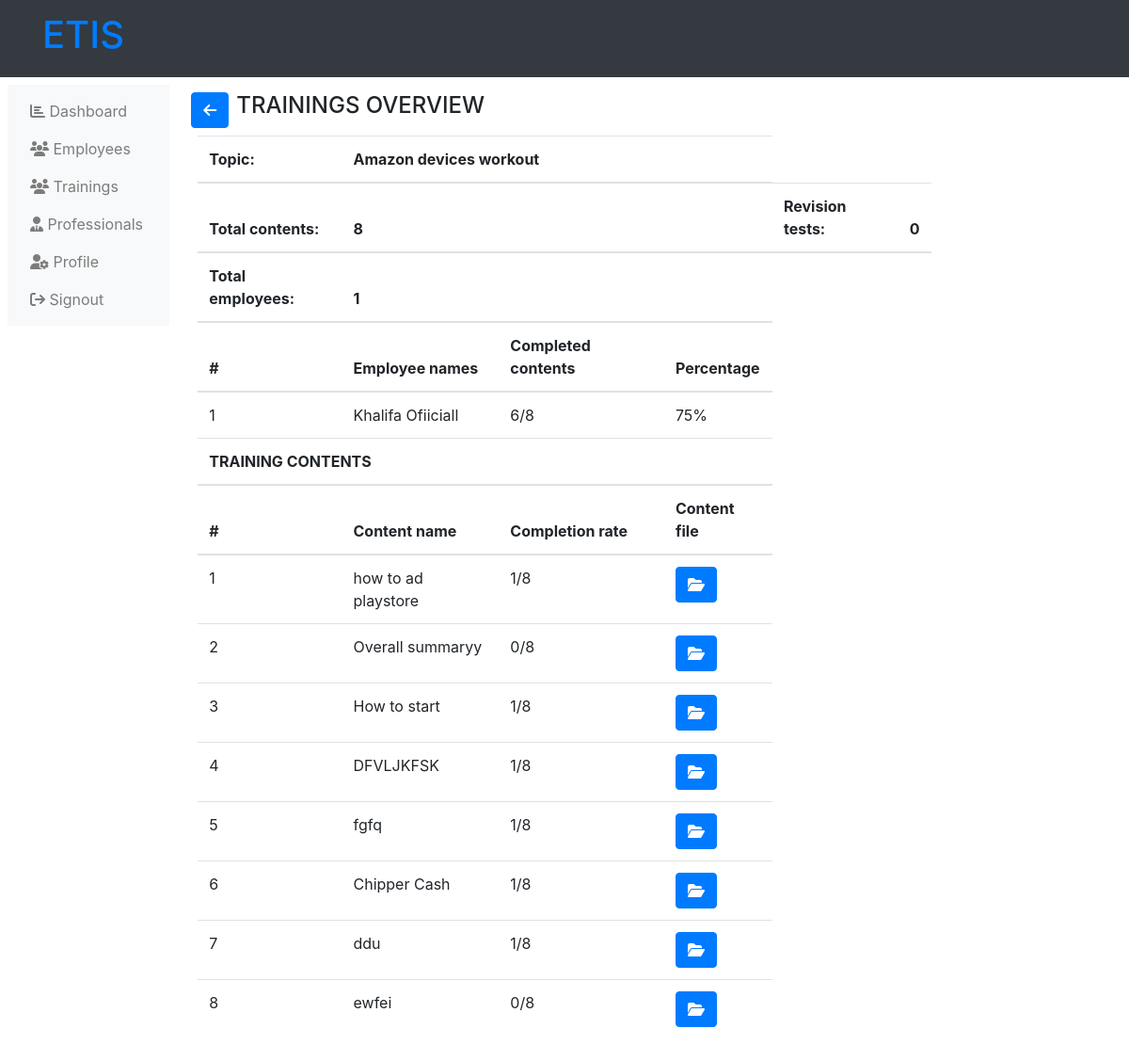
Screenshot of /administrator-training-overview.php?training_id=13 (signed in) with the database file from the repository.
### tables this page shows
CREATE TABLE `trainings` (
  `training_id` int(11) NOT NULL,
  `training_topic` varchar(255) NOT NULL,
  `training_description` text NOT NULL DEFAULT 'This is the defaullt description of the trainings',
  `training_start` varchar(255) NOT NULL,
  `training_end` varchar(255) NOT NULL,
  `training_cover` varchar(255) NOT NULL,
  `training_depart` int(11) NOT NULL,
  `training_status` varchar(255) NOT NULL
);

CREATE TABLE `users` (
  `user_id` int(11) NOT NULL,
  `user_nid` text NOT NULL,
  `user_name` varchar(255) NOT NULL,
  `user_fn` varchar(255) NOT NULL,
  `user_ln` varchar(255) NOT NULL,
  `user_email` varchar(255) NOT NULL,
  `user_phone` int(11) NOT NULL,
  `user_pass` varchar(255) NOT NULL,
  `user_type` varchar(255) NOT NULL,
  `department` int(11) NOT NULL,
  `user_state` varchar(255) NOT NULL
);

CREATE TABLE `training_contents` (
  `training_content_id` int(11) NOT NULL,
  `training` int(11) NOT NULL,
  `content_name` varchar(255) NOT NULL,
  `content_type` varchar(255) NOT NULL,
  `content_file` varchar(255) NOT NULL
);

### administrator-training-overview.php (the view, shortened to what this page needs)
<?php
    include('php/connection.php');
?>
<!DOCTYPE html>
<html lang="en">
<head>
    <link rel="stylesheet" href="https://maxcdn.bootstrapcdn.com/bootstrap/4.5.2/css/bootstrap.min.css">
    <link rel="stylesheet" href="https://cdnjs.cloudflare.com/ajax/libs/font-awesome/6.4.2/css/all.min.css" />
</head>
<body>
    <?php include("php/administration-header.php"); ?>
    <div class="">
        <div class="row p-2">
            <?php
                include("php/administration-left-links.php");
            ?>
            <div class="col-md-8">
                <?php
                    if (!$_GET['training_id']) {
                        ?>
                        <p class="alert alert-danger">
                            No training sent to server.
                        </p>
                        <?php
                    }
                    else {
                        $training = $_GET['training_id'];
                        $checktraing_exists = mysqli_query($server,"SELECT * from trainings WHERE training_id ='$training'");
                        if (mysqli_num_rows($checktraing_exists) != 1) {
                            ?>
                            <p class="alert alert-danger">
                                Training doesn't exist.
                            </p>
                            <?php
                        }
                        else {
                            $data_training_exists = mysqli_fetch_array($checktraing_exists);
                            $get_training_contents = mysqli_query($server,"SELECT * from training_contents
                                WHERE training = '$training'
                            ");
                            $training_depart = $data_training_exists['training_depart'];
                            $get_training_employees = mysqli_query($server,"SELECT * from users
                                WHERE
                                department = '$training_depart'
                                ORDER BY user_fn ASC,
                                user_ln ASC
                            ");
                            $count = 1;
                            ?>
                            <div class="row p-2">
                                <a href="administration-trainings.php" class="btn btn-primary">
                                    <i class="fas fa-arrow-left"></i>
                                </a>
                                <h4 class="ml-2">TRAININGS OVERVIEW</h4>
                            </div>
                            <table class="table table-hover table-responsive">
                                <thead>
                                    <tr>
                                        <th>
                                            Topic:
                                        </th>
                                        <th colspan="3">
                                            <?php echo $data_training_exists['training_topic']; ?>
                                        </th>
                                    </tr>
                                    <tr>
                                        <th>
                                            Total contents:
                                        </th>
                                        <th colspan="10">
                                            <?php echo mysqli_num_rows($get_training_contents); ?>
                                        </th>
                                        <th>
                                            Revision tests:
                                        </th>
                                        <th colspan="10">
                                            <?php
                                                $get_training_tests_num = mysqli_query($server,"SELECT * from tests
                                                    WHERE   training='$training'
                                                ");
                                                echo mysqli_num_rows($get_training_tests_num);
                                            ?>
                                        </th>
                                    </tr>
                                    <tr>
                                        <th>
                                            Total employees:
                                        </th>
                                        <th colspan="10">
                                            <?php echo mysqli_num_rows($get_training_employees); ?>
                                        </th>
                                    </tr>
                                    <tr>
                                        <th>
                                            #
                                        </th>
                                        <th>
                                            Employee names
                                        </th>
                                        <th>
                                            Completed contents
                                        </th>
                                        <th>
                                            Percentage
                                        </th>
                                    </tr>
                                </thead>
                                <tbody>
                                            <?php
                                        while ($data_training_employees = mysqli_fetch_array($get_training_employees)) {
                                            ?>
                                            <tr>
                                                <td>
                                                    <?php
                                                        echo $count++;
                                                    ?>
                                                </td>
                                                <td>
                                                    <?php
                                                        echo $data_training_employees['user_fn']." ".$data_training_employees['user_ln'];
                                                    ?>
                                                </td>
                                                <td>
                                                    <?php
                                                        $total_contents = mysqli_num_rows($get_training_contents);
                                                        $employeee_id = $data_training_employees['user_id'];
                                                        $get_completion_num = mysqli_query($server,"SELECT * from empl_trainings_conent_completion
                                                            WHERE employee = $employeee_id AND training = '$training'
                                                        ");
                                                        $total_completed = mysqli_num_rows($get_completion_num);
                                                        echo $total_completed."/".$total_contents;
                                                    ?>
                                                </td>
                                                <td>
                                                    <?php
                                                        if (mysqli_num_rows($get_training_contents) == 0) {
                                                            ?>
                                                            <p class="text-danger">
                                                                No contents
                                                            </p>
                                                            <?php
                                                        }
                                                        else {
                                                            echo $percentage = round(($total_completed/$total_contents)*100,2);
                                                            echo "%";
                                                        }
                                                    ?>
                                                </td>
                                            </tr>
                                            <?php
                                        }
                                    ?>
                                </tbody>
                                <thead>
                                    <tr>
                                        <th colspan="10">TRAINING CONTENTS</th>
                                    </tr>
                                    <tr>
                                        <th>
                                            #
                                        </th>
                                        <th>
                                            Content name
                                        </th>
                                        <th>
                                            Completion rate
                                        </th>
                                        <th>
                                            Content file
                                        </th>
                                    </tr>
                                </thead>
                                <tbody>
                                        <?php
                                            $get_training_contents = mysqli_query($server,"SELECT * from training_contents
                                                WHERE training = '$training'
                                            ");
                                                ?>
                                                <?php
                                            $count2 =1;
                                            while ($data_contents = mysqli_fetch_array($get_training_contents)) {
                                                ?>
                                                <tr>
                                                    <td>
                                                        <?php
                                                            echo $count2++;
                                                        ?>
                                                    </td>
                                                    <td>
                                                        <?php echo $data_contents['content_name']; ?>
                                                    </td>
                                                    <td>
                                                        <?php
                                                            $content_id = $data_contents['training_content_id'];
                                                            $selectcontentcompletion = mysqli_query($server,"SELECT * from empl_trainings_conent_completion
                                                                WHERE content = '$content_id' AND training = '$training'
                                                            ");
                                                            $completion_num = mysqli_num_rows($selectcontentcompletion);
                                                            echo $completion_num."/".$total_contents;
                                                        ?>
                                                    </td>
                                                    <td>
                                                        <a href="<?php echo $data_contents['content_file']; ?>" target="_blank" title="View file" class="btn btn-primary">
                                                            <i class="fas fa-folder-open"></i>
                                                        </a>
                                                    </td>
                                                </tr>
                                                <?php
                                            }
                                        ?>
                                    </tbody>
                            </table>
                            <?php
                        }
                    }
                ?>
            </div>
        </div>
    </div>
</body>
</html>

### rows the page displays
trainings: training_topic "Amazon devices workout"
users: user_fn "Khalifa", user_ln "Ofiiciall", total_completed "6", total_contents "8", total_contents "75"
training_contents: content_name "how to ad playstore", completion_num "1"
training_contents: content_name "Overall summaryy", completion_num "0"
training_contents: content_name "How to start", completion_num "1"
training_contents: content_name "DFVLJKFSK", completion_num "1"
training_contents: content_name "fgfq", completion_num "1"
training_contents: content_name "Chipper Cash", completion_num "1"
training_contents: content_name "ddu", completion_num "1"
training_contents: content_name "ewfei", completion_num "0"

### other values shown
mysqli_num_rows($get_training_contents) "8"
mysqli_num_rows($get_training_tests_num) "0"
mysqli_num_rows($get_training_employees) "1"
